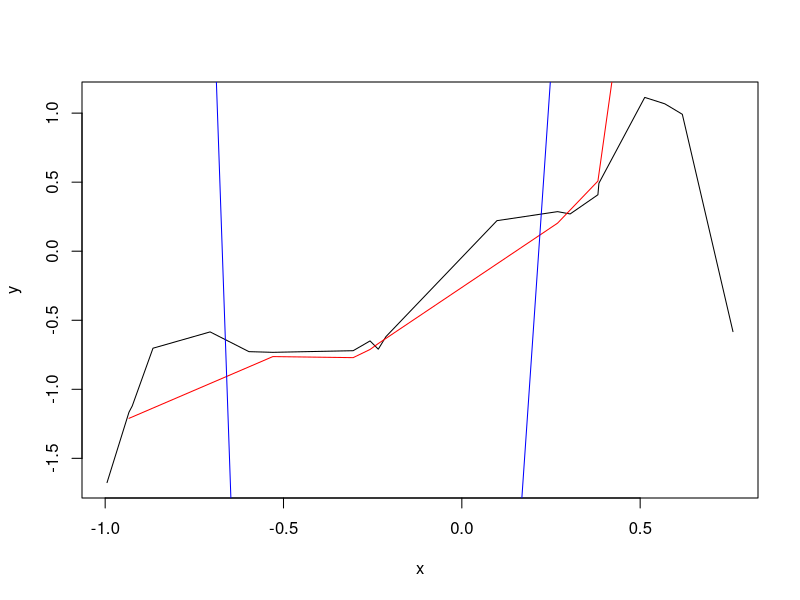

The R script that drew this image:
#library(orthopolynom)
#library(pracma)

l <- function(x,q,k){
      x**k * choose(q,k) * choose((q+k-1)/2,q)
    }

legendres <- function(x,q)
    {
    func <- rep(0,length(x))
        for(k in 0:q){
            func <- func + l(x,q,k)
        }
    func <- 2**q * func
    }

generateLegendre <- function(x, Qf, betas)
    {
        #betas <- generateUniformValues(Q_f+1)
        func <- rep(0,length(x))
        for(q in 0:Qf){
            func <- func + betas[q+1] * legendres(x, q)#(func / (betas[q] * 2**(q-1)) + l(x,q,q)
        }
        func
    }

L_no_beta <- function( q, k ){
  choose(q, k) *
  choose((q+k-1)/2, q)
}

L_x_no_beta <- function(x,q){
  s <- rep(0, length(x))
  for (k in 0:q){
    s <- s + x^k * L_no_beta( q=q, k=k )
  }
  return (2^q * s)
}


calulateError <- function(del_N, del_Q, Q_POLY=10){
  beta_q <<- runif(40+1, min=-1, max=1)
  d_sizes <- seq(20, 60, del_N)
  s_sizes <- seq(11, 40, del_Q)
  row <- 1
  col <- 1
  error_matrix <-  matrix(0, length(d_sizes), length(s_sizes), byrow=T)

  for( size in d_sizes ){
    x <- runif(size, min=-1, max=1)
    x <- x[order(x)]
    col <- 1
    for( n_Q in s_sizes ){

      y <- generateLegendre(x, n_Q, beta_q)
      y <- sapply(y, function(t) t + rnorm(1,0,0.2^2))

      train <- sample(x, length(x)*0.6)
      test <- x[!(x %in% train)]

      train <- as.data.frame(cbind(train, y[which(x %in% train)]))
      test <- as.data.frame(cbind(test, y[which(x %in% test)]))


      colnames(test) <- c("x", "y")
      colnames(train) <- c("x", "y")


      m <- matrix(0, length(train$x), Q_POLY+1)
      for (i in 0:Q_POLY){
        m[,i+1] <- L_x_no_beta(train$x[order(train$x)], i)
      }

      m <- m[,2:ncol(m)]

      model <- lm(train$y ~ m)
      coeffs <- unname(coef(model))
      #print(coeffs)
      pred <- generateLegendre(test$x, Q_POLY, coeffs)



      m_2 <- matrix(0, length(train$x), 2+1)
      for (i in 0:2){
        m_2[,i+1] <- L_x_no_beta(train$x[order(train$x)], i)
      }

      m_2 <- m[,2:ncol(m)]

      model_2 <- lm(train$y ~ m_2)
      coeffs_2 <- unname(coef(model_2))
      pred_2 <- generateLegendre(test$x, 2, coeffs)

      plot(x,y, type="l")
      lines(test$x, pred, col="red")
      lines(test$x, pred_2, col="blue")
      quit()

      err_10 <- sum(pred - test$y)^2 / length(pred)
      err_2 <- sum(pred_2 - test$y)^2 / length(pred_2)

      error_matrix[row, col] <- err_10 - err_2
      col <- col + 1
    }
    row <- row + 1
  }
  return(error_matrix)
}

for( i in 1:100) {
  cat(sprintf("%.2f\r", i/100))
  write.table(calulateError(del_N=1, del_Q=1, Q_POLY=10), sprintf("matrix/matrix%d.csv", i), col.names=FALSE,row.names=FALSE, sep=",")
}
